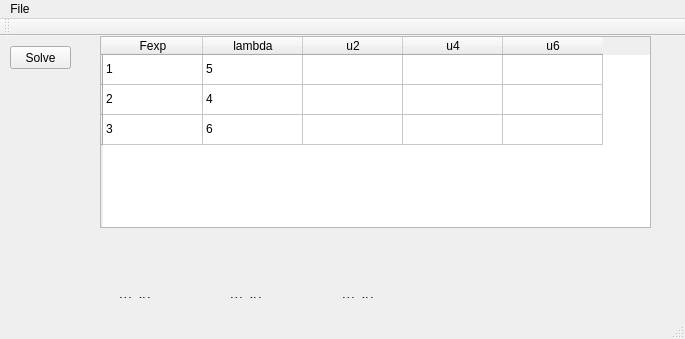
<?xml version="1.0" encoding="UTF-8"?>
<ui version="4.0">
 <class>SolverWindow</class>
 <widget class="QMainWindow" name="SolverWindow">
  <property name="geometry">
   <rect>
    <x>0</x>
    <y>0</y>
    <width>685</width>
    <height>339</height>
   </rect>
  </property>
  <property name="windowTitle">
   <string>SolverWindow</string>
  </property>
  <widget class="QWidget" name="centralWidget">
   <widget class="QPushButton" name="Solvebutt">
    <property name="geometry">
     <rect>
      <x>10</x>
      <y>10</y>
      <width>61</width>
      <height>23</height>
     </rect>
    </property>
    <property name="text">
     <string>Solve</string>
    </property>
   </widget>
   <widget class="QTableWidget" name="tableWidget">
    <property name="geometry">
     <rect>
      <x>100</x>
      <y>0</y>
      <width>551</width>
      <height>192</height>
     </rect>
    </property>
    <row>
     <property name="text">
      <string/>
     </property>
    </row>
    <row>
     <property name="text">
      <string/>
     </property>
    </row>
    <row>
     <property name="text">
      <string/>
     </property>
    </row>
    <column>
     <property name="text">
      <string>Fexp</string>
     </property>
    </column>
    <column>
     <property name="text">
      <string>lambda</string>
     </property>
    </column>
    <column>
     <property name="text">
      <string>u2</string>
     </property>
    </column>
    <column>
     <property name="text">
      <string>u4</string>
     </property>
    </column>
    <column>
     <property name="text">
      <string>u6</string>
     </property>
    </column>
    <item row="0" column="0">
     <property name="text">
      <string>1</string>
     </property>
    </item>
    <item row="0" column="1">
     <property name="text">
      <string>5</string>
     </property>
    </item>
    <item row="1" column="0">
     <property name="text">
      <string>2</string>
     </property>
    </item>
    <item row="1" column="1">
     <property name="text">
      <string>4</string>
     </property>
    </item>
    <item row="2" column="0">
     <property name="text">
      <string>3</string>
     </property>
    </item>
    <item row="2" column="1">
     <property name="text">
      <string>6</string>
     </property>
    </item>
   </widget>
   <widget class="QWidget" name="layoutWidget">
    <property name="geometry">
     <rect>
      <x>50</x>
      <y>250</y>
      <width>351</width>
      <height>23</height>
     </rect>
    </property>
    <layout class="QHBoxLayout" name="horizontalLayout">
     <property name="sizeConstraint">
      <enum>QLayout::SetNoConstraint</enum>
     </property>
     <item>
      <widget class="QLabel" name="o2t">
       <property name="font">
        <font>
         <pointsize>10</pointsize>
        </font>
       </property>
       <property name="text">
        <string>&lt;html&gt;&lt;head/&gt;&lt;body&gt;&lt;p&gt;Ω&lt;span style=&quot; vertical-align:sub;&quot;&gt;2&lt;/span&gt;=&lt;/p&gt;&lt;/body&gt;&lt;/html&gt;</string>
       </property>
      </widget>
     </item>
     <item>
      <widget class="QLabel" name="o2">
       <property name="font">
        <font>
         <pointsize>10</pointsize>
        </font>
       </property>
       <property name="text">
        <string>1e-20</string>
       </property>
      </widget>
     </item>
     <item>
      <widget class="QLabel" name="o4t">
       <property name="font">
        <font>
         <pointsize>10</pointsize>
        </font>
       </property>
       <property name="text">
        <string>&lt;html&gt;&lt;head/&gt;&lt;body&gt;&lt;p&gt;Ω&lt;span style=&quot; vertical-align:sub;&quot;&gt;4&lt;/span&gt;=&lt;/p&gt;&lt;/body&gt;&lt;/html&gt;</string>
       </property>
      </widget>
     </item>
     <item>
      <widget class="QLabel" name="o4">
       <property name="font">
        <font>
         <pointsize>10</pointsize>
        </font>
       </property>
       <property name="text">
        <string>1e-20</string>
       </property>
      </widget>
     </item>
     <item>
      <widget class="QLabel" name="o6t">
       <property name="font">
        <font>
         <pointsize>10</pointsize>
        </font>
       </property>
       <property name="text">
        <string>&lt;html&gt;&lt;head/&gt;&lt;body&gt;&lt;p&gt;Ω&lt;span style=&quot; vertical-align:sub;&quot;&gt;6&lt;/span&gt;=&lt;/p&gt;&lt;/body&gt;&lt;/html&gt;</string>
       </property>
      </widget>
     </item>
     <item>
      <widget class="QLabel" name="o6">
       <property name="font">
        <font>
         <pointsize>10</pointsize>
        </font>
       </property>
       <property name="text">
        <string>1e-20</string>
       </property>
      </widget>
     </item>
    </layout>
   </widget>
  </widget>
  <widget class="QMenuBar" name="menuBar">
   <property name="geometry">
    <rect>
     <x>0</x>
     <y>0</y>
     <width>685</width>
     <height>18</height>
    </rect>
   </property>
   <widget class="QMenu" name="menuLoad_from_file">
    <property name="title">
     <string>File</string>
    </property>
    <addaction name="actionLoad_data_from_file"/>
    <addaction name="actionLoad_emission_parameters_from_file"/>
   </widget>
   <addaction name="menuLoad_from_file"/>
  </widget>
  <widget class="QToolBar" name="mainToolBar">
   <attribute name="toolBarArea">
    <enum>TopToolBarArea</enum>
   </attribute>
   <attribute name="toolBarBreak">
    <bool>false</bool>
   </attribute>
  </widget>
  <widget class="QStatusBar" name="statusBar"/>
  <action name="actionLoad_data_from_file">
   <property name="text">
    <string>Load data from file</string>
   </property>
  </action>
  <action name="actionLoad_emission_parameters_from_file">
   <property name="text">
    <string>Load emission parameters from file</string>
   </property>
  </action>
 </widget>
 <layoutdefault spacing="6" margin="11"/>
 <resources/>
 <connections/>
</ui>
